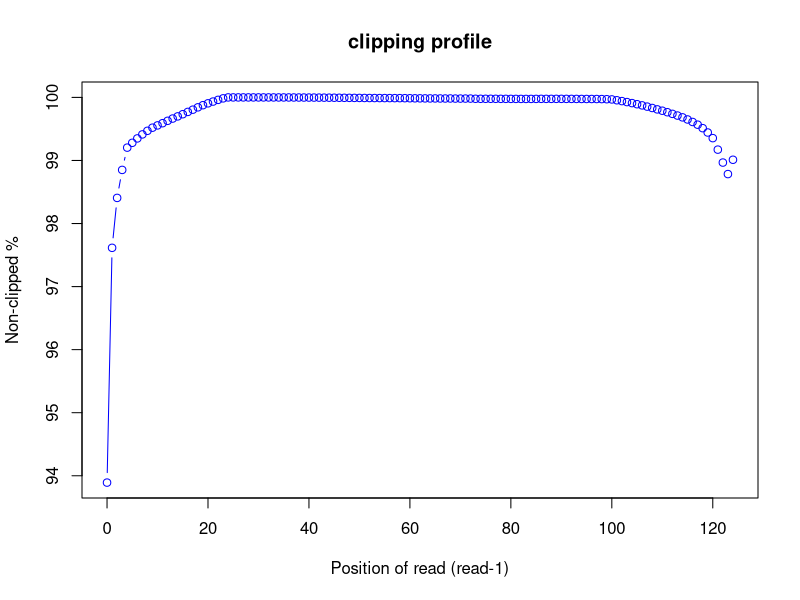
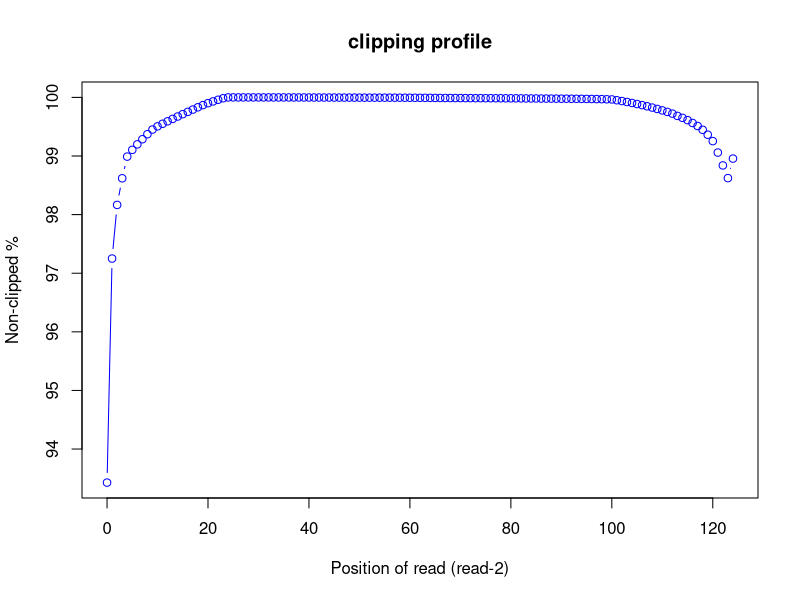

Generate these figures, in order, with R:
pdf("/home/genetics/HW1/raw_data/mapped/bam_files/clipping_profile/SRR11647690_clipping.clipping_profile.R1.pdf")
read_pos=c(0,1,2,3,4,5,6,7,8,9,10,11,12,13,14,15,16,17,18,19,20,21,22,23,24,25,26,27,28,29,30,31,32,33,34,35,36,37,38,39,40,41,42,43,44,45,46,47,48,49,50,51,52,53,54,55,56,57,58,59,60,61,62,63,64,65,66,67,68,69,70,71,72,73,74,75,76,77,78,79,80,81,82,83,84,85,86,87,88,89,90,91,92,93,94,95,96,97,98,99,100,101,102,103,104,105,106,107,108,109,110,111,112,113,114,115,116,117,118,119,120,121,122,123,124)
r1_clip_count=c(966845.0,377545.0,252255.0,181993.0,126049.0,113950.0,102932.0,92862.0,83838.0,76021.0,70269.0,64726.0,58749.0,53076.0,47651.0,42161.0,36400.0,30786.0,24913.0,19542.0,14848.0,10437.0,6171.0,2373.0,3.0,5.0,6.0,9.0,18.0,26.0,34.0,42.0,52.0,64.0,94.0,101.0,122.0,184.0,239.0,302.0,351.0,407.0,499.0,602.0,673.0,794.0,900.0,996.0,1121.0,1217.0,1318.0,1431.0,1537.0,1587.0,1668.0,1695.0,1737.0,1823.0,1856.0,1960.0,2124.0,2288.0,2363.0,2467.0,2575.0,2576.0,2693.0,2753.0,2711.0,2912.0,2942.0,2912.0,2948.0,3443.0,3514.0,3496.0,3478.0,3530.0,3597.0,3621.0,3689.0,3728.0,3773.0,3814.0,3771.0,3722.0,3613.0,3667.0,3658.0,3619.0,3620.0,3691.0,3719.0,3799.0,3882.0,3939.0,3970.0,4036.0,4199.0,4533.0,5071.0,7153.0,9289.0,11725.0,14274.0,17085.0,20015.0,23115.0,26530.0,30050.0,33437.0,37175.0,41280.0,45532.0,50062.0,55380.0,61663.0,68458.0,77219.0,88072.0,102214.0,131085.0,163537.0,192438.0,156519.0)
r1_nonclip_count = 15828051 - r1_clip_count
plot(read_pos, r1_nonclip_count*100/(r1_clip_count + r1_nonclip_count),col="blue",main="clipping profile",xlab="Position of read (read-1)",ylab="Non-clipped %",type="b")
dev.off()
pdf("/home/genetics/HW1/raw_data/mapped/bam_files/clipping_profile/SRR11647690_clipping.clipping_profile.R2.pdf")
read_pos=c(0,1,2,3,4,5,6,7,8,9,10,11,12,13,14,15,16,17,18,19,20,21,22,23,24,25,26,27,28,29,30,31,32,33,34,35,36,37,38,39,40,41,42,43,44,45,46,47,48,49,50,51,52,53,54,55,56,57,58,59,60,61,62,63,64,65,66,67,68,69,70,71,72,73,74,75,76,77,78,79,80,81,82,83,84,85,86,87,88,89,90,91,92,93,94,95,96,97,98,99,100,101,102,103,104,105,106,107,108,109,110,111,112,113,114,115,116,117,118,119,120,121,122,123,124)
r2_clip_count=c(1031883.0,431656.0,287970.0,216690.0,158603.0,140467.0,125752.0,112048.0,98576.0,86083.0,77602.0,70611.0,64005.0,57540.0,51176.0,44857.0,38627.0,32601.0,26428.0,20637.0,15464.0,10733.0,6321.0,2296.0,1.0,1.0,6.0,11.0,12.0,17.0,21.0,27.0,34.0,42.0,55.0,75.0,93.0,119.0,133.0,169.0,210.0,231.0,273.0,314.0,348.0,400.0,429.0,471.0,484.0,526.0,583.0,632.0,657.0,646.0,668.0,694.0,673.0,722.0,795.0,832.0,909.0,973.0,1092.0,1154.0,1279.0,1401.0,1490.0,1628.0,1682.0,1747.0,1830.0,1853.0,1919.0,1987.0,2047.0,2136.0,2139.0,2247.0,2277.0,2369.0,2424.0,2488.0,2600.0,2725.0,2793.0,2879.0,3005.0,3142.0,3194.0,3299.0,3408.0,3488.0,3598.0,3732.0,3901.0,4052.0,4234.0,4467.0,4666.0,5004.0,5462.0,7607.0,9774.0,12310.0,14867.0,17728.0,20698.0,23795.0,27249.0,30942.0,34772.0,38825.0,43471.0,49547.0,54759.0,60885.0,68535.0,76597.0,86785.0,99940.0,117088.0,147782.0,182181.0,216202.0,163880.0)
r2_nonclip_count = 15699813 - r2_clip_count
plot(read_pos, r2_nonclip_count*100/(r2_clip_count + r2_nonclip_count),col="blue",main="clipping profile",xlab="Position of read (read-2)",ylab="Non-clipped %",type="b")
dev.off()
